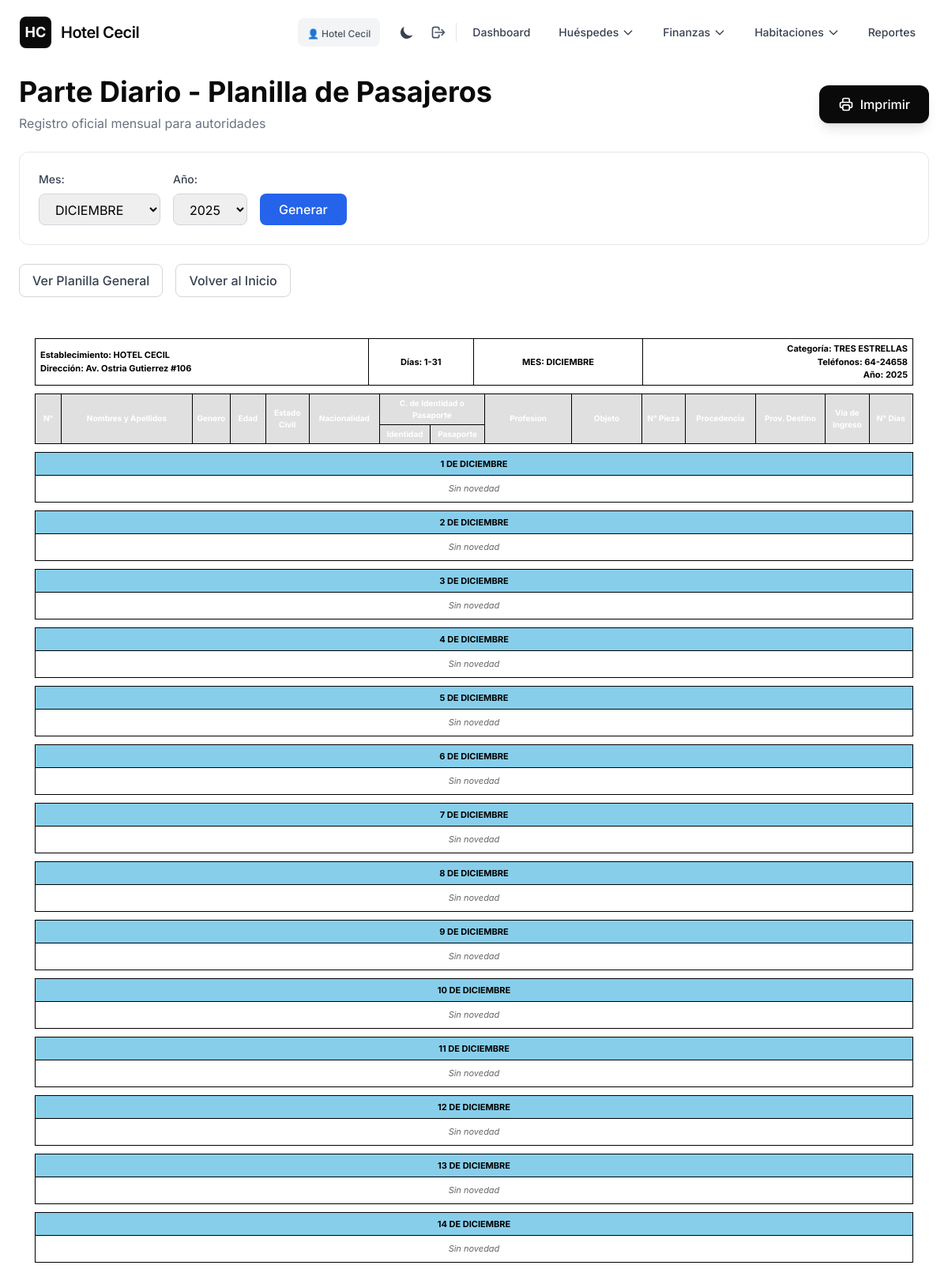
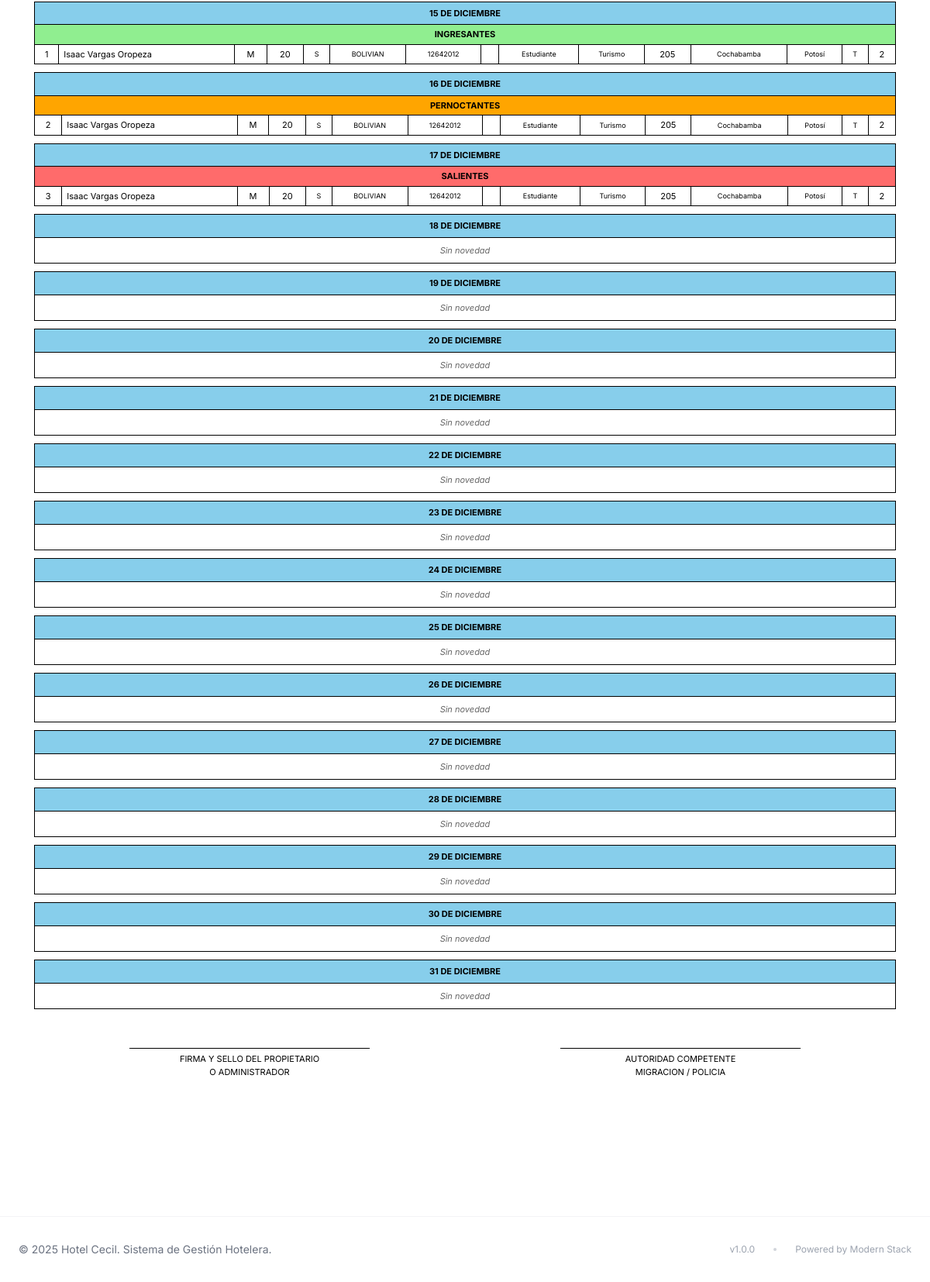
/views/reportes/parte_diario.php (signed in), run on the app's committed database (2 pictures, top to bottom).
### tables this page shows
CREATE TABLE `registro_ocupacion` (
  `id` int(11) NOT NULL,
  `huesped_id` int(11) NOT NULL,
  `habitacion_id` int(11) NOT NULL,
  `nro_pieza` varchar(10) NOT NULL,
  `prox_destino` varchar(150) DEFAULT NULL,
  `via_ingreso` varchar(50) DEFAULT NULL,
  `fecha_ingreso` date NOT NULL,
  `nro_dias` int(11) NOT NULL,
  `fecha_salida_estimada` date DEFAULT NULL,
  `fecha_salida_real` date DEFAULT NULL,
  `estado` enum('activo','finalizado') DEFAULT 'activo'
);

CREATE TABLE `huespedes` (
  `id` int(11) NOT NULL,
  `nombres_apellidos` varchar(255) NOT NULL,
  `genero` enum('M','F') NOT NULL,
  `edad` int(11) NOT NULL,
  `estado_civil` varchar(50) DEFAULT NULL,
  `nacionalidad` varchar(100) NOT NULL,
  `ci_pasaporte` varchar(100) NOT NULL,
  `profesion` varchar(150) DEFAULT NULL,
  `objeto` varchar(255) DEFAULT NULL,
  `procedencia` varchar(150) DEFAULT NULL,
  `fecha_registro` timestamp NOT NULL DEFAULT current_timestamp()
);

### views/reportes/parte_diario.php (the view, shortened to what this page needs)
<?php
$mes = isset($_GET['mes']) ? (int)$_GET['mes'] : date('n');
$anio = isset($_GET['anio']) ? (int)$_GET['anio'] : date('Y');
$fecha_inicio = "$anio-" . str_pad($mes, 2, '0', STR_PAD_LEFT) . "-01";
$ultimo_dia = date('t', strtotime($fecha_inicio));
$fecha_fin = "$anio-" . str_pad($mes, 2, '0', STR_PAD_LEFT) . "-$ultimo_dia";
$conn = getConnection();
$sql = "SELECT ro.*, h.*
        FROM registro_ocupacion ro
        INNER JOIN huespedes h ON ro.huesped_id = h.id
        WHERE (ro.fecha_ingreso BETWEEN :inicio1 AND :fin1
               OR ro.fecha_salida_estimada BETWEEN :inicio2 AND :fin2
               OR (ro.fecha_ingreso <= :inicio3 AND ro.fecha_salida_estimada >= :fin3))
        ORDER BY ro.id ASC";
$stmt = $conn->prepare($sql);
$stmt->execute([
    ':inicio1' => $fecha_inicio,
    ':fin1' => $fecha_fin,
    ':inicio2' => $fecha_inicio,
    ':fin2' => $fecha_fin,
    ':inicio3' => $fecha_inicio,
    ':fin3' => $fecha_fin
]);
$ocupaciones = $stmt->fetchAll();
$ingresantes_por_dia = [];
$pernoctantes_por_dia = [];
$salientes_por_dia = [];
foreach ($ocupaciones as $ocu) {
    $fecha_ing = strtotime($ocu['fecha_ingreso']);
    $fecha_sal = strtotime($ocu['fecha_salida_estimada']);
    for ($dia = 1; $dia <= $ultimo_dia; $dia++) {
        $fecha_actual = strtotime("$anio-$mes-$dia");
        if (date('Y-m-d', $fecha_ing) == date('Y-m-d', $fecha_actual)) {
            if (!isset($ingresantes_por_dia[$dia])) {
                $ingresantes_por_dia[$dia] = [];
            }
            $ingresantes_por_dia[$dia][] = $ocu;
        }
        elseif (date('Y-m-d', $fecha_sal) == date('Y-m-d', $fecha_actual)) {
            if (!isset($salientes_por_dia[$dia])) {
                $salientes_por_dia[$dia] = [];
            }
            $salientes_por_dia[$dia][] = $ocu;
        }
        elseif ($fecha_actual > $fecha_ing && $fecha_actual < $fecha_sal) {
            if (!isset($pernoctantes_por_dia[$dia])) {
                $pernoctantes_por_dia[$dia] = [];
            }
            $pernoctantes_por_dia[$dia][] = $ocu;
        }
    }
}
$meses = ['', 'ENERO', 'FEBRERO', 'MARZO', 'ABRIL', 'MAYO', 'JUNIO',
          'JULIO', 'AGOSTO', 'SEPTIEMBRE', 'OCTUBRE', 'NOVIEMBRE', 'DICIEMBRE'];
$nombre_mes = $meses[$mes];
include __DIR__ . '/../../includes/header.php';
?>
<div class="no-print mb-8">
    <div class="flex items-center justify-between mb-6">
        <div>
            <h1 class="text-4xl font-bold text-noir dark:text-white mb-2">Parte Diario - Planilla de Pasajeros</h1>
            <p class="text-gray-500 dark:text-gray-400">Registro oficial mensual para autoridades</p>
        </div>
        <button onclick="window.print()" class="px-6 py-3 bg-noir dark:bg-white text-white dark:text-noir rounded-xl font-medium hover:opacity-90 transition-all duration-200 shadow-lg flex items-center gap-2">
            Imprimir
        </button>
    </div>
    <div class="bg-white dark:bg-gray-900 rounded-xl p-6 border border-gray-200 dark:border-gray-800 mb-6">
        <form method="GET" class="flex items-center gap-4">
            <div>
                <label class="block text-sm font-medium text-gray-700 dark:text-gray-300 mb-2">Mes:</label>
                <select name="mes" class="px-4 py-2 border border-gray-300 dark:border-gray-700 rounded-lg dark:bg-gray-800 dark:text-white">
                    <?php for($m = 1; $m <= 12; $m++): ?>
                        <option value="<?php echo $m; ?>" <?php echo $m == $mes ? 'selected' : ''; ?>>
                            <?php echo $meses[$m]; ?>
                        </option>
                    <?php endfor; ?>
                </select>
            </div>
            <div>
                <label class="block text-sm font-medium text-gray-700 dark:text-gray-300 mb-2">Año:</label>
                <select name="anio" class="px-4 py-2 border border-gray-300 dark:border-gray-700 rounded-lg dark:bg-gray-800 dark:text-white">
                    <?php for($a = date('Y'); $a >= 2020; $a--): ?>
                        <option value="<?php echo $a; ?>" <?php echo $a == $anio ? 'selected' : ''; ?>>
                            <?php echo $a; ?>
                        </option>
                    <?php endfor; ?>
                </select>
            </div>
            <div style="margin-top: 28px;">
                <button type="submit" class="px-6 py-2 bg-blue-600 text-white rounded-lg font-medium hover:bg-blue-700 transition-colors">
                    Generar
                </button>
            </div>
        </form>
    </div>
    <div class="flex gap-4">
        <a href="<?php echo BASE_PATH; ?>/views/reportes/planilla.php" class="px-4 py-2 border border-gray-300 dark:border-gray-700 rounded-lg text-gray-700 dark:text-gray-300 font-medium hover:bg-gray-50 dark:hover:bg-gray-800 transition-all">
            Ver Planilla General
        </a>
        <a href="<?php echo BASE_PATH; ?>/index.php" class="px-4 py-2 border border-gray-300 dark:border-gray-700 rounded-lg text-gray-700 dark:text-gray-300 font-medium hover:bg-gray-50 dark:hover:bg-gray-800 transition-all">
            Volver al Inicio
        </a>
    </div>
</div>
<div class="parte-diario">
    <table>
        <tr>
            <td colspan="3" style="text-align: left; font-weight: bold; border-right: none;">
                Establecimiento: HOTEL CECIL<br>
                Dirección: Av. Ostria Gutierrez #106
            </td>
            <td colspan="3" style="text-align: center; font-weight: bold;">
                Días: 1-<?php echo $ultimo_dia; ?>
            </td>
            <td colspan="3" style="text-align: center; font-weight: bold;">
                MES: <?php echo $nombre_mes; ?>
            </td>
            <td colspan="3" style="text-align: right; font-weight: bold; border-left: none;">
                Categoría: TRES ESTRELLAS<br>
                Teléfonos: 64-24658<br>
                Año: <?php echo $anio; ?>
            </td>
        </tr>
    </table>
    <table>
        <thead>
            <tr style="background-color: #4472C4; color: white;">
                <th rowspan="2" style="width: 3%;">N°</th>
                <th rowspan="2" style="width: 15%;">Nombres y Apellidos</th>
                <th rowspan="2" style="width: 4%;">Genero</th>
                <th rowspan="2" style="width: 4%;">Edad</th>
                <th rowspan="2" style="width: 5%;">Estado Civil</th>
                <th rowspan="2" style="width: 8%;">Nacionalidad</th>
                <th colspan="2" style="width: 12%;">C. de Identidad o Pasaporte</th>
                <th rowspan="2" style="width: 10%;">Profesion</th>
                <th rowspan="2" style="width: 8%;">Objeto</th>
                <th rowspan="2" style="width: 5%;">N° Pieza</th>
                <th rowspan="2" style="width: 8%;">Procedencia</th>
                <th rowspan="2" style="width: 8%;">Prov. Destino</th>
                <th rowspan="2" style="width: 5%;">Via de Ingreso</th>
                <th rowspan="2" style="width: 5%;">N° Dias</th>
            </tr>
            <tr style="background-color: #4472C4; color: white;">
                <th>Identidad</th>
                <th>Pasaporte</th>
            </tr>
        </thead>
    </table>
    <?php
    $contador_general = 1;
    for($dia = 1; $dia <= $ultimo_dia; $dia++):
        $tiene_ingresantes = isset($ingresantes_por_dia[$dia]);
        $tiene_pernoctantes = isset($pernoctantes_por_dia[$dia]);
        $tiene_salientes = isset($salientes_por_dia[$dia]);
        $tiene_registros = $tiene_ingresantes || $tiene_pernoctantes || $tiene_salientes;
    ?>
    <table>
        <tr class="fecha-row">
            <td colspan="15" style="font-weight: bold; text-align: center; padding: 6px;">
                <?php echo $dia; ?> DE <?php echo $nombre_mes; ?>
            </td>
        </tr>
        <?php if ($tiene_registros): ?>
            <?php if ($tiene_ingresantes): ?>
            <tr class="ingresantes-header">
                <td colspan="15" style="text-align: center; padding: 4px;">
                    INGRESANTES
                </td>
            </tr>
            <?php foreach($ingresantes_por_dia[$dia] as $ocu): ?>
            <tr class="lista-personas">
                <td><?php echo $contador_general++; ?></td>
                <td class="left"><?php echo htmlspecialchars($ocu['nombres_apellidos']); ?></td>
                <td><?php echo $ocu['genero']; ?></td>
                <td><?php echo $ocu['edad']; ?></td>
                <td class="small"><?php echo $ocu['estado_civil'] ? substr($ocu['estado_civil'], 0, 1) : 'S'; ?></td>
                <td class="small"><?php echo strtoupper(substr($ocu['nacionalidad'], 0, 8)); ?></td>
                <td class="small"><?php echo htmlspecialchars($ocu['ci_pasaporte']); ?></td>
                <td></td>
                <td class="small"><?php echo htmlspecialchars(substr($ocu['profesion'], 0, 12)); ?></td>
                <td class="small"><?php echo htmlspecialchars(substr($ocu['objeto'], 0, 8)); ?></td>
                <td><?php echo $ocu['nro_pieza']; ?></td>
                <td class="small"><?php echo htmlspecialchars(substr($ocu['procedencia'], 0, 10)); ?></td>
                <td class="small"><?php echo $ocu['prox_destino'] ? htmlspecialchars(substr($ocu['prox_destino'], 0, 10)) : 'Potosi'; ?></td>
                <td class="small"><?php echo $ocu['via_ingreso'] ? substr($ocu['via_ingreso'], 0, 1) : 'T'; ?></td>
                <td><?php echo $ocu['nro_dias']; ?></td>
            </tr>
            <?php endforeach; ?>
            <?php endif; ?>
            <?php if ($tiene_pernoctantes): ?>
            <tr class="pernoctantes-header">
                <td colspan="15" style="text-align: center; padding: 4px;">
                    PERNOCTANTES
                </td>
            </tr>
            <?php foreach($pernoctantes_por_dia[$dia] as $ocu): ?>
            <tr class="lista-personas">
                <td><?php echo $contador_general++; ?></td>
                <td class="left"><?php echo htmlspecialchars($ocu['nombres_apellidos']); ?></td>
                <td><?php echo $ocu['genero']; ?></td>
                <td><?php echo $ocu['edad']; ?></td>
                <td class="small"><?php echo $ocu['estado_civil'] ? substr($ocu['estado_civil'], 0, 1) : 'S'; ?></td>
                <td class="small"><?php echo strtoupper(substr($ocu['nacionalidad'], 0, 8)); ?></td>
                <td class="small"><?php echo htmlspecialchars($ocu['ci_pasaporte']); ?></td>
                <td></td>
                <td class="small"><?php echo htmlspecialchars(substr($ocu['profesion'], 0, 12)); ?></td>
                <td class="small"><?php echo htmlspecialchars(substr($ocu['objeto'], 0, 8)); ?></td>
                <td><?php echo $ocu['nro_pieza']; ?></td>
                <td class="small"><?php echo htmlspecialchars(substr($ocu['procedencia'], 0, 10)); ?></td>
                <td class="small"><?php echo $ocu['prox_destino'] ? htmlspecialchars(substr($ocu['prox_destino'], 0, 10)) : 'Potosi'; ?></td>
                <td class="small"><?php echo $ocu['via_ingreso'] ? substr($ocu['via_ingreso'], 0, 1) : 'T'; ?></td>
                <td><?php echo $ocu['nro_dias']; ?></td>
            </tr>
            <?php endforeach; ?>
            <?php endif; ?>
            <?php if ($tiene_salientes): ?>
            <tr class="salientes-header">
                <td colspan="15" style="text-align: center; padding: 4px;">
                    SALIENTES
                </td>
            </tr>
            <?php foreach($salientes_por_dia[$dia] as $ocu): ?>
            <tr class="lista-personas">
                <td><?php echo $contador_general++; ?></td>
                <td class="left"><?php echo htmlspecialchars($ocu['nombres_apellidos']); ?></td>
                <td><?php echo $ocu['genero']; ?></td>
                <td><?php echo $ocu['edad']; ?></td>
                <td class="small"><?php echo $ocu['estado_civil'] ? substr($ocu['estado_civil'], 0, 1) : 'S'; ?></td>
                <td class="small"><?php echo strtoupper(substr($ocu['nacionalidad'], 0, 8)); ?></td>
                <td class="small"><?php echo htmlspecialchars($ocu['ci_pasaporte']); ?></td>
                <td></td>
                <td class="small"><?php echo htmlspecialchars(substr($ocu['profesion'], 0, 12)); ?></td>
                <td class="small"><?php echo htmlspecialchars(substr($ocu['objeto'], 0, 8)); ?></td>
                <td><?php echo $ocu['nro_pieza']; ?></td>
                <td class="small"><?php echo htmlspecialchars(substr($ocu['procedencia'], 0, 10)); ?></td>
                <td class="small"><?php echo $ocu['prox_destino'] ? htmlspecialchars(substr($ocu['prox_destino'], 0, 10)) : 'Potosi'; ?></td>
                <td class="small"><?php echo $ocu['via_ingreso'] ? substr($ocu['via_ingreso'], 0, 1) : 'T'; ?></td>
                <td><?php echo $ocu['nro_dias']; ?></td>
            </tr>
            <?php endforeach; ?>
            <?php endif; ?>
        <?php else: ?>
            <tr class="sin-novedad">
                <td colspan="15" style="padding: 8px;">
                    Sin novedad
                </td>
            </tr>
        <?php endif; ?>
    </table>
    <?php endfor; ?>
    <div style="margin-top: 30px; page-break-inside: avoid;">
        <table style="border: none;">
            <tr style="border: none;">
                <td style="width: 50%; text-align: center; border: none; padding: 20px;">
                    <div style="border-top: 1px solid #000; width: 60%; margin: 0 auto; padding-top: 5px;">
                        FIRMA Y SELLO DEL PROPIETARIO<br>
                        O ADMINISTRADOR
                    </div>
                </td>
                <td style="width: 50%; text-align: center; border: none; padding: 20px;">
                    <div style="border-top: 1px solid #000; width: 60%; margin: 0 auto; padding-top: 5px;">
                        AUTORIDAD COMPETENTE<br>
                        MIGRACION / POLICIA
                    </div>
                </td>
            </tr>
        </table>
    </div>
</div>
<?php include __DIR__ . '/../../includes/footer.php'; ?>

### data on the page
registro_ocupacion: huesped.nombres_apellidos "Isaac Vargas Oropeza", huesped.genero "M", huesped.edad "20", huesped.estado_civil "S", huesped.nacionalidad "BOLIVIAN", huesped.ci_pasaporte "12642012", huesped.profesion "Estudiante", huesped.objeto "Turismo", nro_pieza "205", huesped.procedencia "Cochabamba", prox_destino "Potosí", via_ingreso "T", nro_dias "2"

### other printed values
$_SESSION['usuario'] "Hotel Cecil"
$ultimo_dia "31"
$nombre_mes "DICIEMBRE"
$anio "2025"
form field mes "DICIEMBRE"
form field anio "2025"
